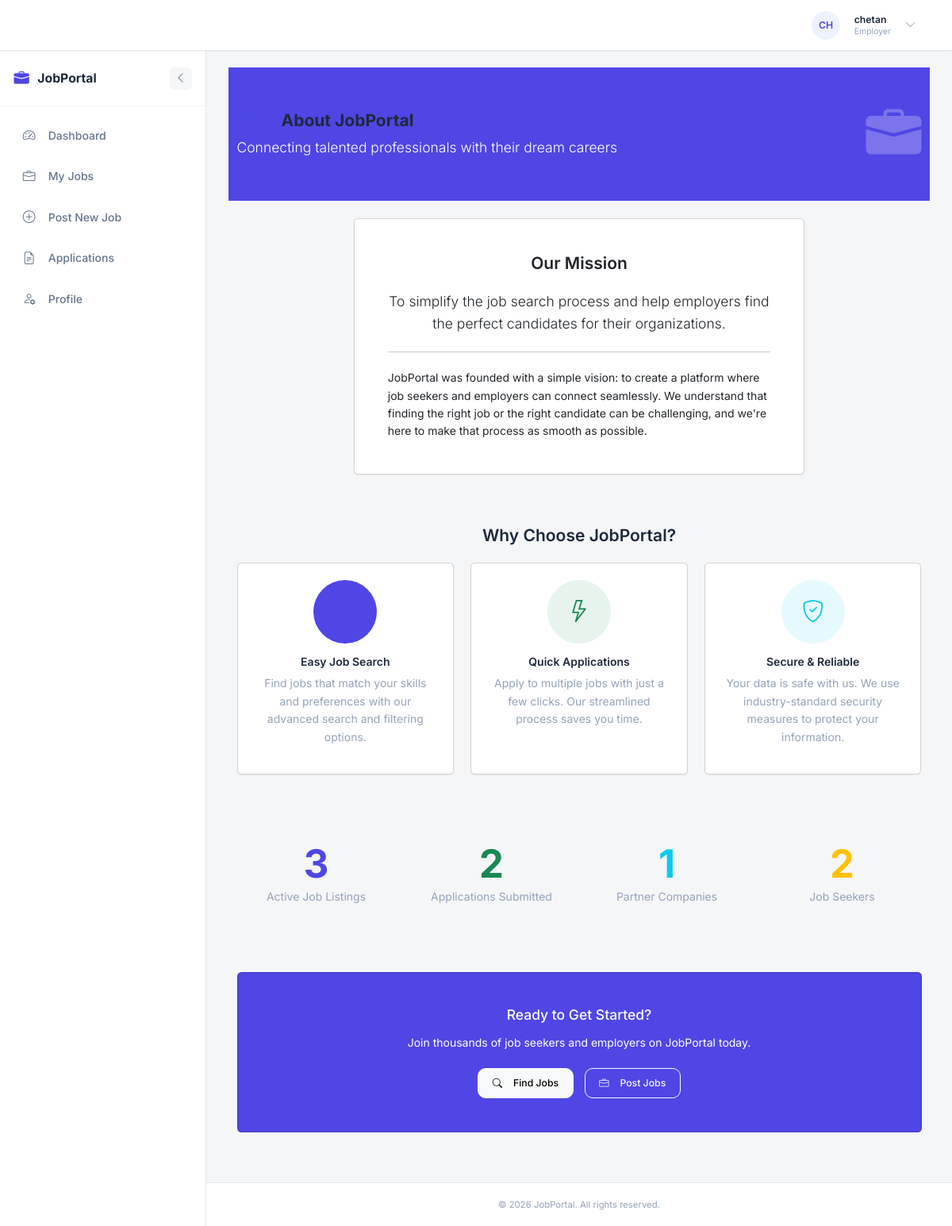
The page /about (signed in) on the database its author committed.
### models.py (models this page shows, shortened)
class User(db.Model, UserMixin):
    __tablename__ = 'users'
    id = db.Column(db.Integer, primary_key=True)
    name = db.Column(db.String(100), nullable=False)
    email = db.Column(db.String(120), unique=True, nullable=False, index=True)
    password_hash = db.Column(db.String(128), nullable=False)
    role = db.Column(db.String(20), nullable=False)  # admin, employer, jobseeker
    created_at = db.Column(db.DateTime, default=datetime.utcnow)
    updated_at = db.Column(db.DateTime, default=datetime.utcnow, onupdate=datetime.utcnow)
    profile = db.relationship('Profile', back_populates='user', uselist=False, cascade='all, delete-orphan')
    jobs = db.relationship('Job', back_populates='employer', foreign_keys='Job.employer_id', cascade='all, delete-orphan')
    applications = db.relationship('Application', back_populates='jobseeker', foreign_keys='Application.jobseeker_id', cascade='all, delete-orphan')
    @property
    def password(self):
        """Prevent direct password access"""
        raise AttributeError('Password is not readable')
    def is_admin(self):
        return self.role == 'admin'
    def is_employer(self):
        return self.role == 'employer'
    def get_role_display(self):
        roles = {
            'admin': 'Admin',
            'employer': 'Employer',
            'jobseeker': 'Jobseeker'
        }
        return roles.get(self.role, self.role)

### main/routes.py (the view)
@main.route('/about')
def about():
    total_jobs = Job.query.filter_by(status='active').count()
    total_applications = Application.query.count()
    total_employers = User.query.filter_by(role='employer').count()
    total_jobseekers = User.query.filter_by(role='jobseeker').count()
    return render_template('about.html',
                         total_jobs=total_jobs,
                         total_applications=total_applications,
                         total_employers=total_employers,
                         total_jobseekers=total_jobseekers)

### app.py (called while the page is built)
@login_manager.user_loader
def load_user(user_id):
    return User.query.get(int(user_id))

@app.context_processor
def inject_sidebar_state():
    is_auth = getattr(current_user, 'is_authenticated', False)
    if is_auth:
        sidebar_collapsed = request.cookies.get('sidebar_collapsed', 'false') == 'true'
    else:
        sidebar_collapsed = False
    return dict(sidebar_collapsed=sidebar_collapsed)

### templates/about.html
{% extends "base.html" %}
{% block content %}
<div class="page-header bg-primary text-white py-5 mb-4">
    <div class="container">
        <div class="row align-items-center">
            <div class="col-md-8">
                <h1 class="fw-bold mb-2"><i class="bi bi-info-circle me-2"></i>About JobPortal</h1>
                <p class="lead mb-0">Connecting talented professionals with their dream careers</p>
            </div>
            <div class="col-md-4 text-md-end">
                <i class="bi bi-briefcase-fill display-1 opacity-25"></i>
            </div>
        </div>
    </div>
</div>
<div class="container mb-5">
    <div class="row">
        <div class="col-lg-8 mx-auto">
            <div class="card shadow-sm mb-4">
                <div class="card-body p-5">
                    <h2 class="card-title text-center mb-4">Our Mission</h2>
                    <p class="card-text lead text-center">
                        To simplify the job search process and help employers find the perfect candidates for their organizations.
                    </p>
                    <hr class="my-4">
                    <p class="card-text">
                        JobPortal was founded with a simple vision: to create a platform where job seekers and employers can connect seamlessly. We understand that finding the right job or the right candidate can be challenging, and we're here to make that process as smooth as possible.
                    </p>
                </div>
            </div>
        </div>
    </div>
</div>
<div class="container mb-5">
    <h2 class="text-center mb-4">Why Choose JobPortal?</h2>
    <div class="row g-4">
        <div class="col-md-4">
            <div class="card h-100 shadow-sm">
                <div class="card-body text-center">
                    <div class="bg-primary bg-opacity-10 rounded-circle d-inline-flex align-items-center justify-content-center mb-3" style="width: 80px; height: 80px;">
                        <i class="bi bi-search text-primary fs-2"></i>
                    </div>
                    <h5>Easy Job Search</h5>
                    <p class="text-muted">Find jobs that match your skills and preferences with our advanced search and filtering options.</p>
                </div>
            </div>
        </div>
        <div class="col-md-4">
            <div class="card h-100 shadow-sm">
                <div class="card-body text-center">
                    <div class="bg-success bg-opacity-10 rounded-circle d-inline-flex align-items-center justify-content-center mb-3" style="width: 80px; height: 80px;">
                        <i class="bi bi-lightning text-success fs-2"></i>
                    </div>
                    <h5>Quick Applications</h5>
                    <p class="text-muted">Apply to multiple jobs with just a few clicks. Our streamlined process saves you time.</p>
                </div>
            </div>
        </div>
        <div class="col-md-4">
            <div class="card h-100 shadow-sm">
                <div class="card-body text-center">
                    <div class="bg-info bg-opacity-10 rounded-circle d-inline-flex align-items-center justify-content-center mb-3" style="width: 80px; height: 80px;">
                        <i class="bi bi-shield-check text-info fs-2"></i>
                    </div>
                    <h5>Secure & Reliable</h5>
                    <p class="text-muted">Your data is safe with us. We use industry-standard security measures to protect your information.</p>
                </div>
            </div>
        </div>
    </div>
</div>
<div class="bg-light py-5 mb-5">
    <div class="container">
        <div class="row g-4 text-center">
            <div class="col-6 col-md-3">
                <div class="display-4 fw-bold text-primary">{{ total_jobs }}</div>
                <p class="text-muted mb-0">Active Job Listings</p>
            </div>
            <div class="col-6 col-md-3">
                <div class="display-4 fw-bold text-success">{{ total_applications }}</div>
                <p class="text-muted mb-0">Applications Submitted</p>
            </div>
            <div class="col-6 col-md-3">
                <div class="display-4 fw-bold text-info">{{ total_employers|default('100+') }}</div>
                <p class="text-muted mb-0">Partner Companies</p>
            </div>
            <div class="col-6 col-md-3">
                <div class="display-4 fw-bold text-warning">{{ total_jobseekers|default('1000+') }}</div>
                <p class="text-muted mb-0">Job Seekers</p>
            </div>
        </div>
    </div>
</div>
<div class="container mb-5">
    <div class="card bg-primary text-white">
        <div class="card-body p-5 text-center">
            <h3 class="card-title mb-3">Ready to Get Started?</h3>
            <p class="card-text mb-4">Join thousands of job seekers and employers on JobPortal today.</p>
            <div class="d-flex justify-content-center gap-3">
                <a href="{{ url_for('auth.register', role='jobseeker') }}" class="btn btn-light btn-lg">
                    <i class="bi bi-search me-2"></i>Find Jobs
                </a>
                <a href="{{ url_for('auth.register', role='employer') }}" class="btn btn-outline-light btn-lg">
                    <i class="bi bi-briefcase me-2"></i>Post Jobs
                </a>
            </div>
        </div>
    </div>
</div>
{% endblock %}

### templates/base.html (shortened to what this page needs)
<!DOCTYPE html>
<html lang="en">
<head>
    <link href="https://cdn.jsdelivr.net/npm/bootstrap@5.3.2/dist/css/bootstrap.min.css" rel="stylesheet">
    <link href="https://cdn.jsdelivr.net/npm/bootstrap-icons@1.11.1/font/bootstrap-icons.css" rel="stylesheet">
    <link rel="stylesheet" href="{{ url_for('static', filename='css/main.css') }}">
</head>
<body>
    {% if current_user.is_authenticated %}
    <nav class="navbar navbar-expand-lg">
        <div class="container-fluid px-3">
            <a class="navbar-brand" href="{{ url_for('main.home') }}">
                <i class="bi bi-briefcase-fill"></i>
                <span >JobPortal</span>
            </a>
            <div class="collapse navbar-collapse" id="navbarNav">
                <ul class="navbar-nav ms-auto align-items-center">
                    {% if current_user.is_admin() %}
                        <li class="nav-item">
                            <a class="nav-link {% if request.endpoint and request.endpoint.startswith('admin.dashboard') %}active{% endif %}" href="{{ url_for('admin.dashboard') }}">
                                <i class="bi bi-speedometer2 me-1"></i>Dashboard
                            </a>
                        </li>
                    {% elif current_user.is_employer() %}
                        <li class="nav-item">
                            <a class="nav-link {% if request.endpoint and request.endpoint.startswith('employer.dashboard') %}active{% endif %}" href="{{ url_for('employer.dashboard') }}">
                                <i class="bi bi-speedometer2 me-1"></i>Dashboard
                            </a>
                        </li>
                    {% elif current_user.is_jobseeker() %}
                        <li class="nav-item">
                            <a class="nav-link {% if request.endpoint and request.endpoint.startswith('jobseeker.dashboard') %}active{% endif %}" href="{{ url_for('jobseeker.dashboard') }}">
                                <i class="bi bi-speedometer2 me-1"></i>Dashboard
                            </a>
                        </li>
                    {% endif %}
                    <li class="nav-item dropdown ms-2">
                        <a class="user-dropdown d-flex align-items-center" href="#" role="button" data-bs-toggle="dropdown" aria-expanded="false">
                            <div class="avatar">
                                {{ current_user.name[:2].upper() }}
                            </div>
                            <div class="user-info d-none d-md-block ms-2">
                                <div class="user-name">{{ current_user.name }}</div>
                                <div class="user-role">{{ current_user.get_role_display() }}</div>
                            </div>
                            <i class="bi bi-chevron-down ms-2 text-muted"></i>
                        </a>
                    </li>
                </ul>
            </div>
        </div>
    </nav>
    <div class="d-flex">
        <aside class="sidebar-wrapper {% if sidebar_collapsed %}collapsed{% endif %}" id="sidebarWrapper">
            <div class="sidebar-header">
                <a class="sidebar-brand" href="{{ url_for('main.home') }}">
                    <i class="bi bi-briefcase-fill"></i>
                    <span class="sidebar-label">JobPortal</span>
                </a>
                <button class="sidebar-toggle" id="sidebarToggle" title="Toggle Sidebar">
                    <i class="bi {% if sidebar_collapsed %}bi-chevron-right{% else %}bi-chevron-left{% endif %}"></i>
                </button>
            </div>
            <nav class="sidebar-nav">
                <ul class="nav flex-column">
                    {% if current_user.is_admin() %}
                        {% include 'admin/sidebar.html' %}
                    {% elif current_user.is_employer() %}
                        {% include 'employer/sidebar.html' %}
                    {% elif current_user.is_jobseeker() %}
                        {% include 'jobseeker/sidebar.html' %}
                    {% endif %}
                </ul>
            </nav>
        </aside>
        <main class="main-wrapper flex-grow-1">
            <div class="main-content flex-grow-1">
                {% block content %}{% endblock %}
            </div>
            <footer class="footer">
                <span>&copy; 2026 JobPortal. All rights reserved.</span>
            </footer>
        </main>
    </div>
    {% endif %}
</body>
</html>

### rows shown on the page
User: name "CH", name "chetan", role "Employer"

### other values the page prints
{{ total_jobs }} "3"
{{ total_applications }} "2"
{{ total_employers|default('100+') }} "1"
{{ total_jobseekers|default('1000+') }} "2"
